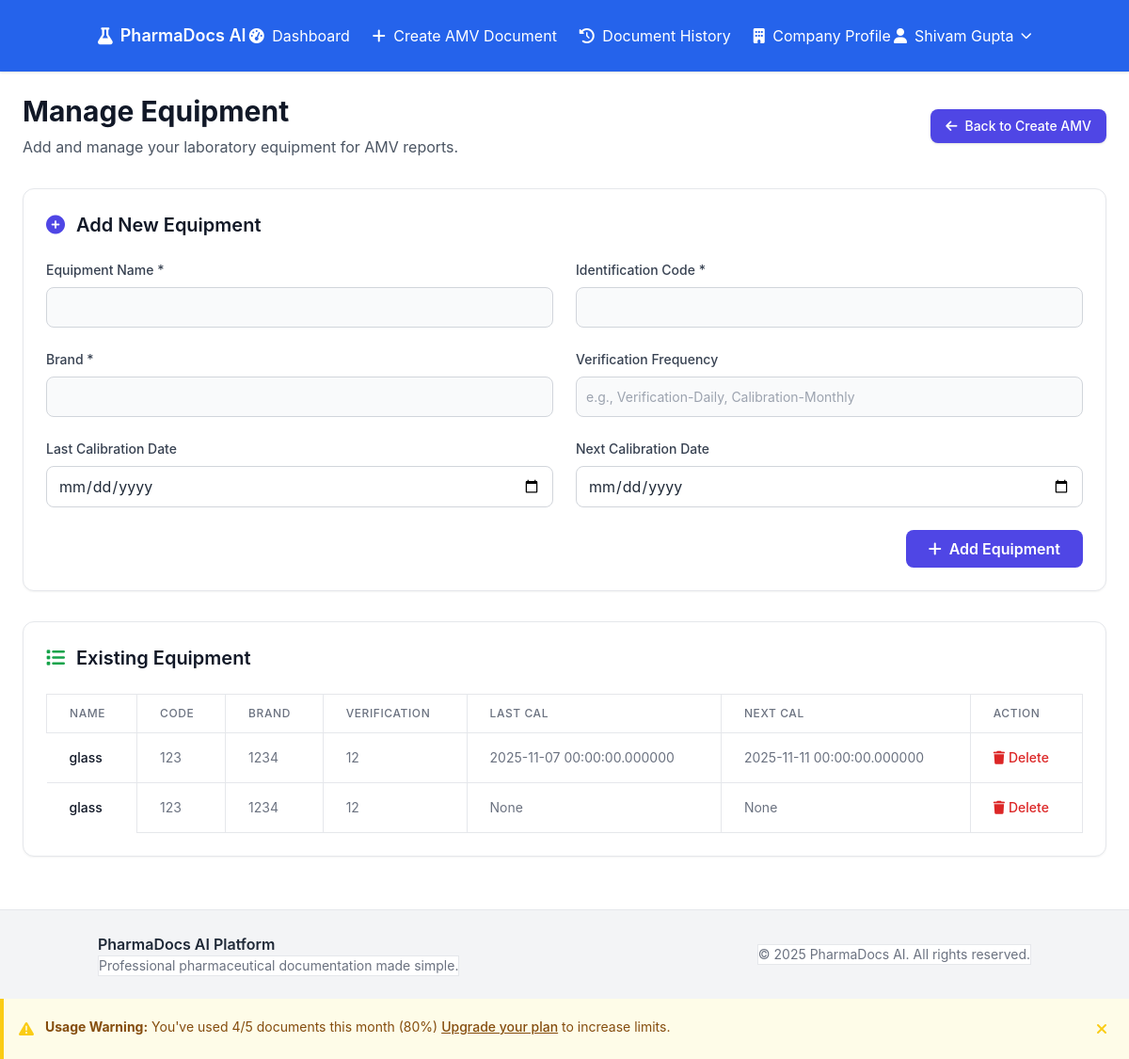
Page /amv/settings/equipment (signed in) on the committed database.
### models.py (models this page shows, shortened)
class User(db.Model):
    __tablename__ = 'users'
    id: Mapped[int] = mapped_column(Integer, primary_key=True)
    firebase_uid: Mapped[str] = mapped_column(String(128), unique=True, nullable=False)
    email: Mapped[str] = mapped_column(String(120), unique=True, nullable=False)
    name: Mapped[str] = mapped_column(String(100), nullable=False)
    is_admin: Mapped[bool] = mapped_column(Boolean, default=False)
    created_at: Mapped[datetime] = mapped_column(DateTime, default=datetime.now)
    last_login: Mapped[datetime] = mapped_column(DateTime, nullable=True)
    password_hash: Mapped[str] = mapped_column(String(255), nullable=True, default="")
    subscription_plan: Mapped[str] = mapped_column(String(50), default='free', nullable=False)
    subscription_expiry: Mapped[datetime] = mapped_column(DateTime, nullable=True)
    stripe_customer_id: Mapped[str] = mapped_column(String(255), nullable=True)
    razorpay_customer_id: Mapped[str] = mapped_column(String(255), nullable=True)
    subscription_status: Mapped[str] = mapped_column(String(50), default='active', nullable=False)  # active, canceled, past_due, incomplete
    trial_ends_at: Mapped[datetime] = mapped_column(DateTime, nullable=True)
    documents_limit: Mapped[int] = mapped_column(Integer, default=5, nullable=False)  # Per month limit
    companies: Mapped[List["Company"]] = relationship("Company", back_populates="user")
    documents: Mapped[List["Document"]] = relationship("Document", back_populates="user")
    activity_logs: Mapped[List["ActivityLog"]] = relationship("ActivityLog", back_populates="user")
    pvp_templates: Mapped[List["PVP_Template"]] = relationship("PVP_Template", back_populates="user")
    pvr_reports: Mapped[List["PVR_Report"]] = relationship("PVR_Report", back_populates="user")
    subscriptions: Mapped[List["Subscription"]] = relationship("Subscription", back_populates="user")
    payments: Mapped[List["Payment"]] = relationship("Payment", back_populates="user")
    def get_plan_limits(self):
        limits = {
            'free': {
                'documents_per_month': 5,
                'storage_mb': 100,
                'api_requests_per_day': 10,
                'features': ['basic_reports', 'email_support']
            },
            'basic': {
                'documents_per_month': 50,
                'storage_mb': 1000,
                'api_requests_per_day': 100,
                'features': ['basic_reports', 'advanced_reports', 'email_support', 'priority_support']
            },
            'premium': {
                'documents_per_month': -1,  # Unlimited
                'storage_mb': 10000,
                'api_requests_per_day': 1000,
                'features': ['all_reports', 'custom_templates', 'priority_support', 'phone_support', 'api_access']
            }
        }
        return limits.get(self.subscription_plan, limits['free'])
    def is_subscription_active(self):
        if self.subscription_plan == 'free':
            return True
        if self.subscription_status != 'active':
            return False
        if self.subscription_expiry and self.subscription_expiry < datetime.now():
            return False
        return True

class Equipment(db.Model):
    __tablename__ = 'equipment'
    id: Mapped[int] = mapped_column(Integer, primary_key=True)
    company_id: Mapped[int] = mapped_column(Integer, ForeignKey('companies.id'), nullable=False)
    company_provided_id: Mapped[str] = mapped_column(String(50), nullable=True)
    name: Mapped[str] = mapped_column(String(200), nullable=False)
    code: Mapped[str] = mapped_column(String(100), nullable=True)
    brand: Mapped[str] = mapped_column(String(100), nullable=True)
    make: Mapped[str] = mapped_column(String(100), nullable=True)
    verification_frequency: Mapped[str] = mapped_column(String(200), nullable=True)
    last_calibration: Mapped[str] = mapped_column(String(50), nullable=True)  # Changed from DateTime
    next_calibration: Mapped[str] = mapped_column(String(50), nullable=True)  # Changed from DateTime
    calibration_date: Mapped[str] = mapped_column(String(50), nullable=True)  # Changed from DateTime
    next_calibration_due: Mapped[str] = mapped_column(String(50), nullable=True)  # Changed from DateTime
    created_at: Mapped[datetime] = mapped_column(DateTime, default=datetime.utcnow)
    updated_at: Mapped[datetime] = mapped_column(DateTime, default=datetime.utcnow, onupdate=datetime.utcnow)
    company: Mapped["Company"] = relationship("Company", back_populates="equipment_list")

### app_routes/amv_routes.py (the view, shortened to what this page needs)
@amv_bp.route('/settings/equipment', methods=['GET', 'POST'])
def manage_equipment():
    if 'user_id' not in session:
        return redirect(url_for('auth.login'))
    company_id = session.get('user_id', 1)
    equipment_list = Equipment.query.filter_by(company_id=company_id).all()
    user = User.query.get(session['user_id'])
    return render_template('manage_equipment.html', equipment_list=equipment_list, user=user)

### templates/manage_equipment.html (shortened to what this page needs)
{% extends "base.html" %}
{% block content %}
<div class="px-6 py-6 max-w-7xl mx-auto">
    <div class="flex flex-col md:flex-row justify-between items-start md:items-center mb-8">
        <div>
            <h1 class="text-3xl font-bold text-gray-900">Manage Equipment</h1>
            <p class="text-gray-600 mt-2">Add and manage your laboratory equipment for AMV reports.</p>
        </div>
        <a href="{{ url_for('amv_bp.create_amv_form') }}"
           class="mt-4 md:mt-0 inline-flex items-center px-4 py-2 bg-indigo-600 hover:bg-indigo-700 text-white text-sm font-medium rounded-lg shadow">
            <i class="fas fa-arrow-left mr-2"></i>Back to Create AMV
        </a>
    </div>
    <div class="bg-white rounded-xl shadow-sm border border-gray-200 p-6 mb-8">
        <h2 class="text-xl font-semibold text-gray-900 mb-6 flex items-center">
            <i class="fas fa-plus-circle text-indigo-600 mr-3"></i>
            Add New Equipment
        </h2>
        <form method="POST" class="space-y-6">
            <div class="grid grid-cols-1 md:grid-cols-2 gap-6">
                <div>
                    <label class="block text-sm font-medium text-gray-700 mb-2">Equipment Name *</label>
                    <input type="text" name="name" required
                           class="w-full px-3 py-2 border border-gray-300 rounded-lg focus:ring-2 focus:ring-indigo-500 focus:border-indigo-500">
                </div>
                <div>
                    <label class="block text-sm font-medium text-gray-700 mb-2">Identification Code *</label>
                    <input type="text" name="code" required
                           class="w-full px-3 py-2 border border-gray-300 rounded-lg focus:ring-2 focus:ring-indigo-500 focus:border-indigo-500">
                </div>
                <div>
                    <label class="block text-sm font-medium text-gray-700 mb-2">Brand *</label>
                    <input type="text" name="brand" required
                           class="w-full px-3 py-2 border border-gray-300 rounded-lg focus:ring-2 focus:ring-indigo-500 focus:border-indigo-500">
                </div>
                <div>
                    <label class="block text-sm font-medium text-gray-700 mb-2">Verification Frequency</label>
                    <input type="text" name="verification_frequency" placeholder="e.g., Verification-Daily, Calibration-Monthly"
                           class="w-full px-3 py-2 border border-gray-300 rounded-lg focus:ring-2 focus:ring-indigo-500 focus:border-indigo-500">
                </div>
                <div>
                    <label class="block text-sm font-medium text-gray-700 mb-2">Last Calibration Date</label>
                    <input type="date" name="last_calibration"
                           class="w-full px-3 py-2 border border-gray-300 rounded-lg focus:ring-2 focus:ring-indigo-500 focus:border-indigo-500">
                </div>
                <div>
                    <label class="block text-sm font-medium text-gray-700 mb-2">Next Calibration Date</label>
                    <input type="date" name="next_calibration"
                           class="w-full px-3 py-2 border border-gray-300 rounded-lg focus:ring-2 focus:ring-indigo-500 focus:border-indigo-500">
                </div>
            </div>
            <div class="flex justify-end">
                <button type="submit"
                        class="px-6 py-2 bg-indigo-600 text-white font-semibold rounded-lg hover:bg-indigo-700 focus:ring-2 focus:ring-indigo-500 focus:ring-offset-2 transition-colors">
                    <i class="fas fa-plus mr-2"></i>Add Equipment
                </button>
            </div>
        </form>
    </div>
    <div class="bg-white rounded-xl shadow-sm border border-gray-200 p-6">
        <h2 class="text-xl font-semibold text-gray-900 mb-6 flex items-center">
            <i class="fas fa-list text-green-600 mr-3"></i>
            Existing Equipment
        </h2>
        {% if equipment_list %}
        <div class="overflow-x-auto">
            <table class="min-w-full divide-y divide-gray-200">
                <thead class="bg-gray-50">
                    <tr>
                        <th class="px-6 py-3 text-left text-xs font-medium text-gray-500 uppercase tracking-wider">Name</th>
                        <th class="px-6 py-3 text-left text-xs font-medium text-gray-500 uppercase tracking-wider">Code</th>
                        <th class="px-6 py-3 text-left text-xs font-medium text-gray-500 uppercase tracking-wider">Brand</th>
                        <th class="px-6 py-3 text-left text-xs font-medium text-gray-500 uppercase tracking-wider">Verification</th>
                        <th class="px-6 py-3 text-left text-xs font-medium text-gray-500 uppercase tracking-wider">Last Cal</th>
                        <th class="px-6 py-3 text-left text-xs font-medium text-gray-500 uppercase tracking-wider">Next Cal</th>
                        <th class="px-6 py-3 text-left text-xs font-medium text-gray-500 uppercase tracking-wider">Action</th>
                    </tr>
                </thead>
                <tbody class="bg-white divide-y divide-gray-200">
                    {% for equipment in equipment_list %}
                    <tr class="hover:bg-gray-50">
                        <td class="px-6 py-4 whitespace-nowrap text-sm font-medium text-gray-900">{{ equipment.name }}</td>
                        <td class="px-6 py-4 whitespace-nowrap text-sm text-gray-500">{{ equipment.code }}</td>
                        <td class="px-6 py-4 whitespace-nowrap text-sm text-gray-500">{{ equipment.brand }}</td>
                        <td class="px-6 py-4 whitespace-nowrap text-sm text-gray-500">{{ equipment.verification_frequency }}</td>
                        <td class="px-6 py-4 whitespace-nowrap text-sm text-gray-500">{{ equipment.last_calibration }}</td>
                        <td class="px-6 py-4 whitespace-nowrap text-sm text-gray-500">{{ equipment.next_calibration }}</td>
                        <td class="px-6 py-4 whitespace-nowrap text-sm text-gray-500">
                            <form method="POST" class="inline">
                                <button type="submit"
                                        class="text-red-600 hover:text-red-900 font-medium"
                                        onclick="return confirm('Delete this equipment?')">
                                    <i class="fas fa-trash mr-1"></i>Delete
                                </button>
                            </form>
                        </td>
                    </tr>
                    {% endfor %}
                </tbody>
            </table>
        </div>
        {% else %}
        <div class="text-center py-12">
            <i class="fas fa-tools text-gray-300 text-6xl mb-4"></i>
            <h3 class="text-lg font-medium text-gray-900 mb-2">No Equipment Found</h3>
            <p class="text-gray-500">Add your first piece of equipment to get started.</p>
        </div>
        {% endif %}
    </div>
</div>
{% endblock %}

### templates/base.html (shortened to what this page needs)
<!DOCTYPE html>
<html lang="en">
  <head>
    <script src="https://cdn.tailwindcss.com"></script>
    <link href="https://cdnjs.cloudflare.com/ajax/libs/font-awesome/6.0.0/css/all.min.css"
          rel="stylesheet">
    <link rel="stylesheet" href="{{ url_for('static', filename='css/site.css') }}">
  </head>
  <body class="flex flex-col min-h-screen {% block body_class %}{% endblock %}">
    {% if session.user_id %}
      <nav class="bg-primary text-white shadow">
        <div class="container mx-auto px-4 py-3 flex justify-between items-center">
          <a href="{{ url_for('dashboard.user_dashboard') }}" class="flex items-center space-x-2 font-semibold text-lg">
            <i class="fas fa-flask"></i>
            <span>PharmaDocs AI</span>
          </a>
          <div class="space-x-6 hidden md:flex">
            <a href="{{ url_for('dashboard.user_dashboard') }}" class="hover:text-gray-200">
              <i class="fas fa-tachometer-alt mr-1"></i> Dashboard
            </a>
            <a href="{{ url_for('amv_bp.create_amv_form') }}" class="hover:text-gray-200">
              <i class="fas fa-plus mr-1"></i> Create AMV Document
            </a>
            <a href="{{ url_for('dashboard.document_history') }}" class="hover:text-gray-200">
              <i class="fas fa-history mr-1"></i> Document History
            </a>
            <a href="{{ url_for('company.company_profile') }}" class="hover:text-gray-200">
              <i class="fas fa-building mr-1"></i> Company Profile
            </a>
          </div>
          <div class="relative" x-data="{ open: false }" @click.outside="open = false">
            <button @click="open = !open"
                    class="flex items-center space-x-2 focus:outline-none">
              <i class="fas fa-user"></i>
              <span>{{ user.name if user else 'User' }}</span>
              <i class="fas fa-chevron-down text-xs transition-transform"
                :class="open ? 'rotate-180' : ''"></i>
            </button>
          </div>
        </div>
      </nav>
    {% endif %}
    <main class="flex-grow">
      {% block content %}{% endblock %}
    </main>
    <footer class="bg-gray-100 mt-8 py-6 border-t">
      <div class="container mx-auto px-4 flex flex-col md:flex-row justify-between items-center">
        <div class="text-center md:text-left mb-4 md:mb-0">
          <h5 class="font-semibold text-gray-800">PharmaDocs AI Platform</h5>
          <p class="text-gray-500 text-sm">Professional pharmaceutical documentation made simple.</p>
        </div>
        <div class="text-gray-500 text-sm">
          &copy; 2025 PharmaDocs AI. All rights reserved.
        </div>
      </div>
    </footer>
    {% if subscription_warnings %}
    <div id="usageWarningBanner" class="bg-yellow-50 border-l-4 border-yellow-400 p-4">
        <div class="flex items-center justify-between">
            <div class="flex">
                <div class="flex-shrink-0">
                    <i class="fas fa-exclamation-triangle text-yellow-400"></i>
                </div>
                <div class="ml-3">
                    <p class="text-sm text-yellow-800">
                        <strong>Usage Warning:</strong>
                        {% for warning in subscription_warnings %}
                            {{ warning }}{% if not loop.last %}, {% endif %}
                        {% endfor %}
                        <a href="/subscription/plans" class="underline font-medium">Upgrade your plan</a> to increase limits.
                    </p>
                </div>
            </div>
            <div class="flex-shrink-0">
                <button onclick="document.getElementById('usageWarningBanner').style.display='none'" class="bg-yellow-50 rounded-md p-2 inline-flex items-center justify-center text-yellow-400 hover:bg-yellow-100">
                    <i class="fas fa-times"></i>
                </button>
            </div>
        </div>
    </div>
    {% endif %}
  </body>
</html>

### rows in the picture
User: name "Shivam Gupta"
Equipment: name "glass", code "123", brand "1234", verification_frequency "12", last_calibration "2025-11-07 00:00:00.000000", next_calibration "2025-11-11 00:00:00.000000"
Equipment: name "glass", code "123", brand "1234", verification_frequency "12", last_calibration "None", next_calibration "None"

### other values in the picture
{{ warning }} "You've used 4/5 documents this month (80%)"
